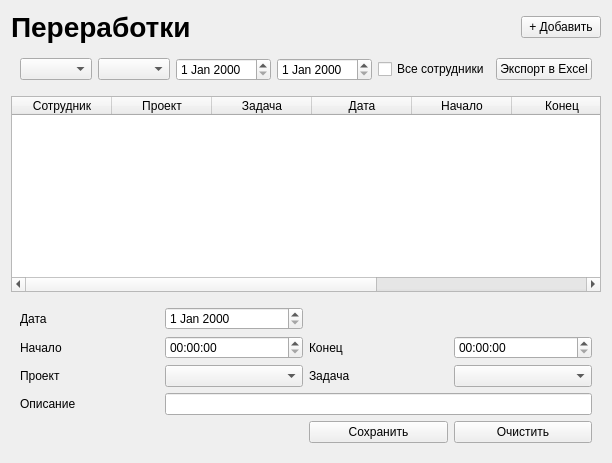
<?xml version="1.0" encoding="UTF-8"?>
<ui version="4.0">
 <class>overtimePage</class>
 <widget class="QWidget" name="overtimePage">
  <property name="geometry">
   <rect>
    <x>0</x>
    <y>0</y>
    <width>603</width>
    <height>463</height>
   </rect>
  </property>
  <layout class="QVBoxLayout">
   <item>
    <layout class="QHBoxLayout">
     <item>
      <widget class="QLabel" name="label">
       <property name="styleSheet">
        <string>font-size:28px;font-weight:bold;</string>
       </property>
       <property name="text">
        <string>Переработки</string>
       </property>
      </widget>
     </item>
     <item>
      <spacer name="horizontalSpacer">
       <property name="orientation">
        <enum>Qt::Orientation::Horizontal</enum>
       </property>
       <property name="sizeHint" stdset="0">
        <size>
         <width>40</width>
         <height>20</height>
        </size>
       </property>
      </spacer>
     </item>
     <item>
      <widget class="QPushButton" name="btnAdd">
       <property name="styleSheet">
        <string>qproperty-styleClass: gold;</string>
       </property>
       <property name="text">
        <string>+ Добавить</string>
       </property>
      </widget>
     </item>
    </layout>
   </item>
   <item>
    <widget class="QFrame" name="frame">
     <layout class="QHBoxLayout">
      <item>
       <widget class="QComboBox" name="projectFilter"/>
      </item>
      <item>
       <widget class="QComboBox" name="taskFilter"/>
      </item>
      <item>
       <widget class="QDateEdit" name="dateFrom"/>
      </item>
      <item>
       <widget class="QDateEdit" name="dateTo"/>
      </item>
      <item>
       <widget class="QCheckBox" name="checkAllUsers">
        <property name="text">
         <string>Все сотрудники</string>
        </property>
       </widget>
      </item>
      <item>
       <spacer name="horizontalSpacer">
        <property name="orientation">
         <enum>Qt::Orientation::Horizontal</enum>
        </property>
        <property name="sizeHint" stdset="0">
         <size>
          <width>40</width>
          <height>20</height>
         </size>
        </property>
       </spacer>
      </item>
      <item>
       <widget class="QPushButton" name="btnExportExcel">
        <property name="styleSheet">
         <string>qproperty-styleClass: red;</string>
        </property>
        <property name="text">
         <string>Экспорт в Excel</string>
        </property>
       </widget>
      </item>
     </layout>
    </widget>
   </item>
   <item>
    <widget class="QTableWidget" name="overtimeTable">
     <property name="columnCount">
      <number>8</number>
     </property>
     <column>
      <property name="text">
       <string>Сотрудник</string>
      </property>
     </column>
     <column>
      <property name="text">
       <string>Проект</string>
      </property>
     </column>
     <column>
      <property name="text">
       <string>Задача</string>
      </property>
     </column>
     <column>
      <property name="text">
       <string>Дата</string>
      </property>
     </column>
     <column>
      <property name="text">
       <string>Начало</string>
      </property>
     </column>
     <column>
      <property name="text">
       <string>Конец</string>
      </property>
     </column>
     <column>
      <property name="text">
       <string>Часы</string>
      </property>
     </column>
     <column>
      <property name="text">
       <string>Описание</string>
      </property>
     </column>
    </widget>
   </item>
   <item>
    <widget class="QFrame" name="frame">
     <layout class="QGridLayout">
      <item row="0" column="0">
       <widget class="QLabel" name="label">
        <property name="text">
         <string>Дата</string>
        </property>
       </widget>
      </item>
      <item row="0" column="1">
       <widget class="QDateEdit" name="editDate"/>
      </item>
      <item row="1" column="0">
       <widget class="QLabel" name="label">
        <property name="text">
         <string>Начало</string>
        </property>
       </widget>
      </item>
      <item row="1" column="1">
       <widget class="QTimeEdit" name="startTime"/>
      </item>
      <item row="1" column="2">
       <widget class="QLabel" name="label">
        <property name="text">
         <string>Конец</string>
        </property>
       </widget>
      </item>
      <item row="1" column="3">
       <widget class="QTimeEdit" name="endTime"/>
      </item>
      <item row="2" column="0">
       <widget class="QLabel" name="label">
        <property name="text">
         <string>Проект</string>
        </property>
       </widget>
      </item>
      <item row="2" column="1">
       <widget class="QComboBox" name="editProject"/>
      </item>
      <item row="2" column="2">
       <widget class="QLabel" name="label">
        <property name="text">
         <string>Задача</string>
        </property>
       </widget>
      </item>
      <item row="2" column="3">
       <widget class="QComboBox" name="editTask"/>
      </item>
      <item row="3" column="0">
       <widget class="QLabel" name="label">
        <property name="text">
         <string>Описание</string>
        </property>
       </widget>
      </item>
      <item row="3" column="1" colspan="3">
       <widget class="QLineEdit" name="editDescription"/>
      </item>
      <item row="4" column="2">
       <widget class="QPushButton" name="btnSave">
        <property name="styleSheet">
         <string>qproperty-styleClass: gold;</string>
        </property>
        <property name="text">
         <string>Сохранить</string>
        </property>
       </widget>
      </item>
      <item row="4" column="3">
       <widget class="QPushButton" name="btnClear">
        <property name="styleSheet">
         <string>qproperty-styleClass: gray;</string>
        </property>
        <property name="text">
         <string>Очистить</string>
        </property>
       </widget>
      </item>
     </layout>
    </widget>
   </item>
  </layout>
 </widget>
 <resources/>
 <connections/>
</ui>
